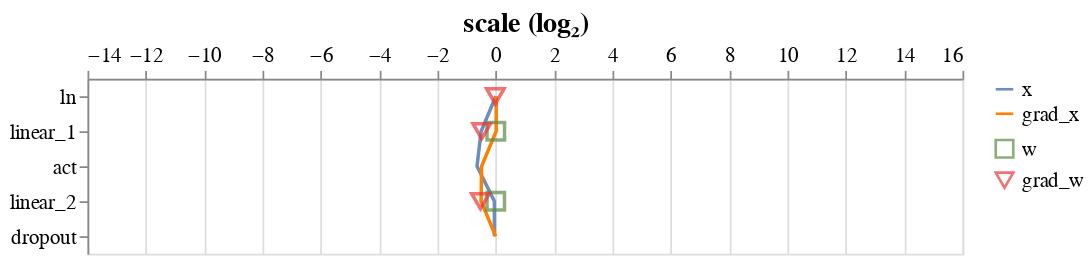

The code cell stored with this chart in its notebook:
### Markdown cell above
We also change our initialisation to give our weights unit scale. Let's analyse our new unit-scaled MLP:

### Code cell
def unit_init(*args):
    return 1

mlp = UnitScaledMLP(config).apply(init_weights(unit_init))
analyse_mlp(mlp, config)

### Figure 1 — Vega-Lite specification as saved in the notebook (floating-point values rounded to 4 significant figures)
{"config": {"view": {"continuousWidth": 400, "continuousHeight": 300}, "axis": {"labelFontSize": 12, "titleFontSize": 16}}, "layer": [{"data": {"name": "data-bc3067c093e3bf6612ac5afcaab2bb82"}, "mark": "line", "encoding": {"color": {"field": "type", "legend": {"labelFontSize": 12, "symbolSize": 100, "title": ""}, "scale": {"range": ["#6C8EBF", "#FF8000"]}, "sort": "descending", "type": "nominal"}, "x": {"axis": {"orient": "top", "values": [-14.0, -12.0, -10.0, -8.0, -6.0, -4.0, -2.0, 0.0, 2.0, 4.0, 6.0, 8.0, 10.0, 12.0, 14.0, 16.0]}, "field": "scale (log₂)", "scale": {"domain": [-14, 16]}, "type": "quantitative"}, "y": {"field": "op", "sort": ["ln", "linear_1", "act", "linear_2", "dropout"], "title": "", "type": "ordinal"}}}, {"data": {"name": "data-994762bd091869d8ac358d2908a5e1ec"}, "mark": {"type": "point", "size": 100}, "encoding": {"color": {"field": "type", "legend": {"labelFontSize": 12, "symbolSize": 100, "title": ""}, "scale": {"range": ["#5D8944", "#ED3434"]}, "sort": "descending", "type": "nominal"}, "shape": {"field": "type", "scale": {"range": ["square", "triangle-down"]}, "sort": "descending", "type": "nominal"}, "x": {"axis": {"orient": "top", "values": [-14.0, -12.0, -10.0, -8.0, -6.0, -4.0, -2.0, 0.0, 2.0, 4.0, 6.0, 8.0, 10.0, 12.0, 14.0, 16.0]}, "field": "scale (log₂)", "scale": {"domain": [-14, 16]}, "type": "quantitative"}, "y": {"field": "op", "sort": ["ln", "linear_1", "act", "linear_2", "dropout"], "title": "", "type": "ordinal"}}}], "resolve": {"scale": {"color": "independent", "shape": "independent"}}, "width": 500, "$schema": "https://vega.github.io/schema/vega-lite/v4.17.0.json", "datasets": {"data-bc3067c093e3bf6612ac5afcaab2bb82": [{"type": "x", "op": "ln", "scale (log₂)": -5.417e-06}, {"type": "x", "op": "linear_1", "scale (log₂)": -0.5031}, {"type": "x", "op": "act", "scale (log₂)": -0.6457}, {"type": "x", "op": "linear_2", "scale (log₂)": -0.04943}, {"type": "x", "op": "dropout", "scale (log₂)": -0.04976}, {"type": "grad_x", "op": "ln", "scale (log₂)": 0.01307}, {"type": "grad_x", "op": "linear_1", "scale (log₂)": 0.01287}, {"type": "grad_x", "op": "act", "scale (log₂)": -0.4881}, {"type": "grad_x", "op": "linear_2", "scale (log₂)": -0.5063}, {"type": "grad_x", "op": "dropout", "scale (log₂)": -0.004227}], "data-994762bd091869d8ac358d2908a5e1ec": [{"type": "w", "op": "ln", "scale (log₂)": null}, {"type": "w", "op": "linear_1", "scale (log₂)": -0.001197}, {"type": "w", "op": "linear_2", "scale (log₂)": -0.002358}, {"type": "grad_w", "op": "ln", "scale (log₂)": -0.01687}, {"type": "grad_w", "op": "linear_1", "scale (log₂)": -0.4855}, {"type": "grad_w", "op": "linear_2", "scale (log₂)": -0.5274}]}}
